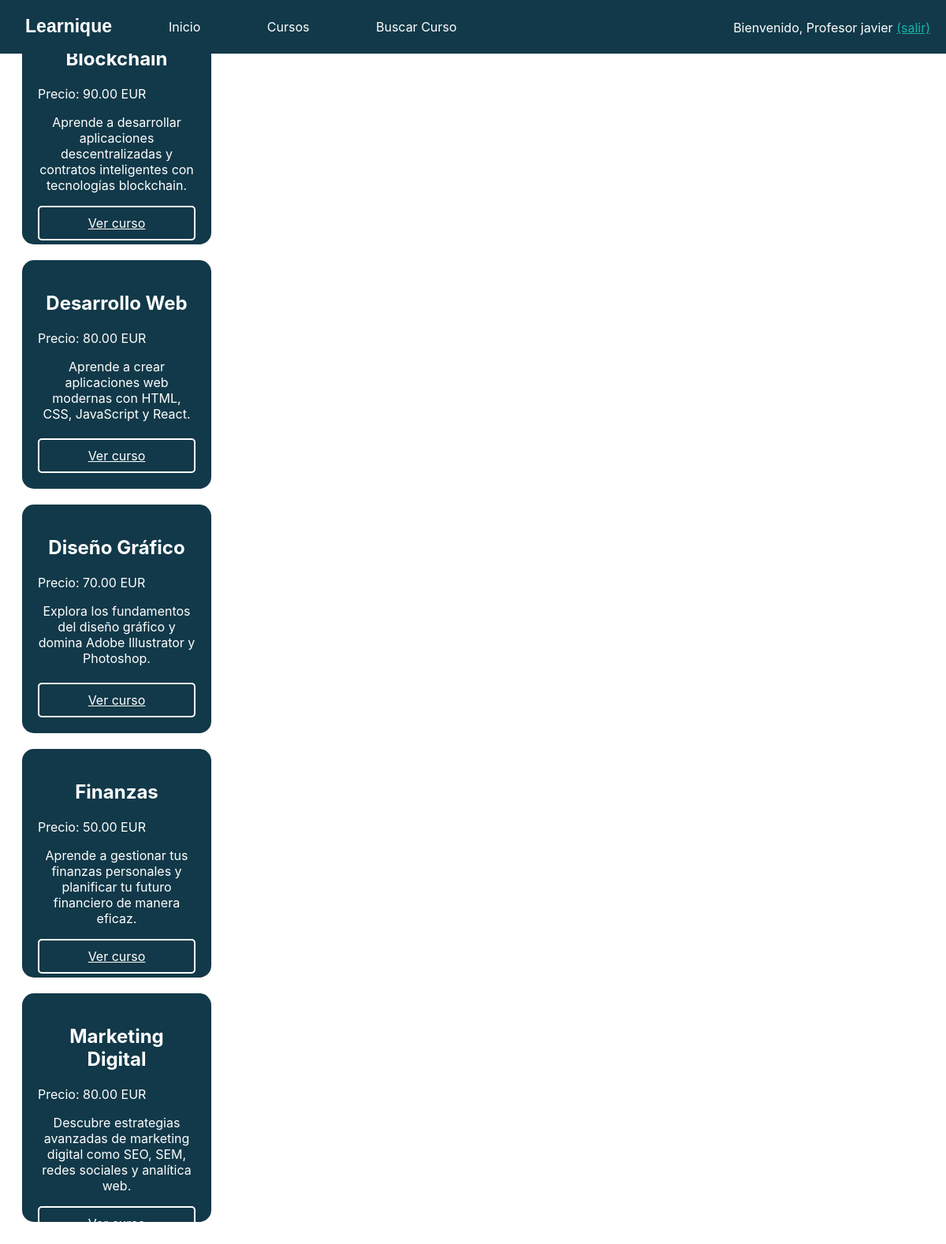
The app's page /cursos.php (signed in) with its own data.
### tables this page shows
CREATE TABLE IF NOT EXISTS Curso (
    nombre_curso VARCHAR(100),
    descripcion TEXT NOT NULL,
    profesor_id INT,
    fecha_creacion TIMESTAMP NOT NULL,
    duracion VARCHAR(50) NOT NULL,
    nivel_dificultad ENUM('Principiante', 'Intermedio', 'Avanzado') NOT NULL,
    categoria VARCHAR(100) NOT NULL,
    requisitos_previos TEXT,
    precio DECIMAL(10, 2),
    estado_curso ENUM('Activo', 'Inactivo', 'En desarrollo') NOT NULL,
    PRIMARY KEY (nombre_curso),
    FOREIGN KEY (profesor_id) REFERENCES Profesor(id)
);

### cursos.php (called while the page is built, shortened)
<?php
require_once __DIR__.'/includes/Curso.php';
$conn = Aplicacion::getInstance()->getConexionBd();
$query = "SELECT * FROM Curso";
$result = $conn->query($query);
if ($result && $result->num_rows > 0) {
    $contenidoPrincipal = <<<EOS
    <div id="contenedor-cursos">
    EOS;
    while ($row = $result->fetch_assoc()) {
        $curso = new Curso(
            $row['nombre_curso'],
            $row['precio'],
            $row['descripcion'],
            $row['duracion'],
            $row['categoria'],
            $row['nivel_dificultad']
        );
        $contenidoPrincipal .= $curso->toBox();
    }
    $contenidoPrincipal .= '</div>';
} else {
    $contenidoPrincipal = '<p>No hay cursos disponibles en este momento.</p>';
}
include 'includes/vistas/plantillas/plantilla.php';
?>

### includes/Curso.php (the view, shortened to what this page needs)
<?php
class Curso {
    private $precio;
    private $nombre_curso;
    private $descripcion;
    public function __construct($nombre, $precio, $descripcion, $duracion, $categoria, $nivel_dificultad) {
        $this->nombre_curso = $nombre;
        $this->precio = $precio;
        $this->descripcion = $descripcion;
    }
    public function getNombre() {
        return $this->nombre_curso;
    }
    public function getPrecio() {
        return $this->precio;
    }
    public function getDescripcion() {
        return $this->descripcion;
    }
    public function toBox() {
        $nombre = htmlspecialchars($this->getNombre());
        $precio = htmlspecialchars($this->getPrecio());
        $descripcion = htmlspecialchars($this->getDescripcion());
        echo "<div class='box-cursos'>";
        echo "<h2 class='nombre-cursos'>$nombre</h2>";
        echo "<div class='precio-cursos'>Precio: $precio EUR</div>";
        echo "<p class='descripcion-cursos'>$descripcion</p>";
        echo "<a href='curso.php?nombre_curso=$nombre' class='button-cursos'>Ver curso</a>";
        echo "</div>";
    }
}

### CSS/style.css (style rules this page uses)
html { font-family: 'Inter', Arial, sans-serif; background-color: white; padding: 0; color: #123949; }
p { font-size: large; }
h2 { font-size: 3em; }
.box-cursos { background-color: #123949; color: white; width: 200px; height: 250px; padding: 20px; margin: 20px; border-radius: 15px; flex: 0 0 auto; text-align: center; display: flex; flex-direction: column; justify-content: space-between; }
.nombre-cursos { font-size: 1.5rem; }
.precio-cursos { text-align: left; }
.descripcion-cursos { font-size: 1rem; text-align: center; }
.button-cursos { color: white; margin-top: auto; display: inline-block; padding: 10px; border: 2px solid white; border-radius: 5px; transition: all 0.3s ease; }

### records on screen
curso: nombre_curso "Blockchain", precio "90.00", descripcion "Aprende a desarrollar aplicaciones descentralizadas y contratos inteligentes con tecnologías blockchain."
curso: nombre_curso "Desarrollo Web", precio "80.00", descripcion "Aprende a crear aplicaciones web modernas con HTML, CSS, JavaScript y React."
curso: nombre_curso "Diseño Gráfico", precio "70.00", descripcion "Explora los fundamentos del diseño gráfico y domina Adobe Illustrator y Photoshop."
curso: nombre_curso "Finanzas", precio "50.00", descripcion "Aprende a gestionar tus finanzas personales y planificar tu futuro financiero de manera eficaz."
curso: nombre_curso "Marketing Digital", precio "80.00", descripcion "Descubre estrategias avanzadas de marketing digital como SEO, SEM, redes sociales y analítica web."

### other values on screen
$saludo "Profesor"
$nombre "javier"
